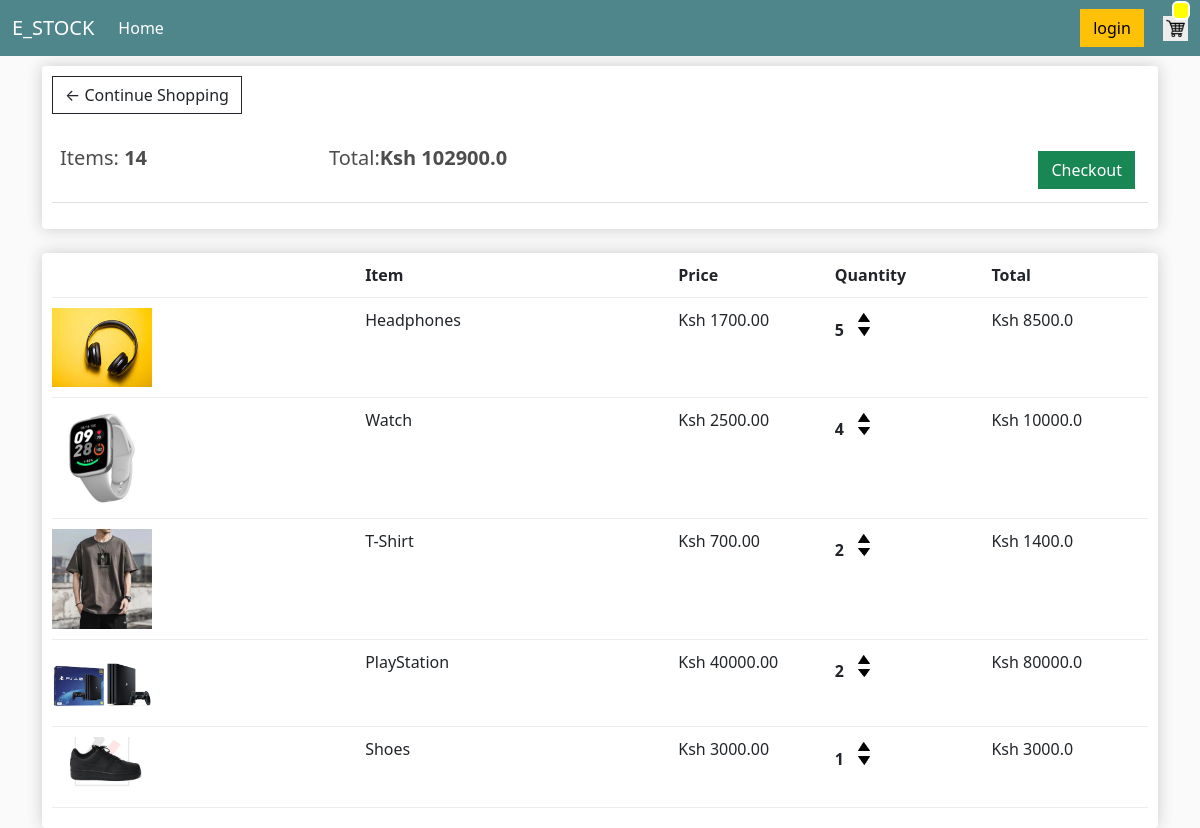
The app's page /cart/ (signed in) with its own data.
### store/models.py (models this page shows, shortened)
class Order(models.Model):
    customer = models.ForeignKey(
        Customer, on_delete=models.SET_NULL, null=True, blank=True
    )
    date_ordered = models.DateTimeField(auto_now_add=True)
    complete = models.BooleanField(default=False)
    transaction_id = models.CharField(max_length=100, null=True)
    @property
    def get_cart_total(self):
        orderitems = self.orderitem_set.all()
        total = sum([item.get_total for item in orderitems])
        return total
    @property
    def get_cart_items(self):
        orderitems = self.orderitem_set.all()
        total = sum([item.quantity for item in orderitems])
        return total

class OrderItem(models.Model):
    product = models.ForeignKey(Product, on_delete=models.SET_NULL, null=True)
    order = models.ForeignKey(Order, on_delete=models.SET_NULL, null=True)
    quantity = models.IntegerField(default=0, null=True, blank=True)
    date_added = models.DateTimeField(auto_now_add=True)
    @property
    def get_total(self):
        total = self.product.price * self.quantity
        return total

class Product(models.Model):
    name = models.CharField(max_length=200, null=True)
    price = models.FloatField()
    digital = models.BooleanField(default=False, null=True, blank=True)
    image = models.ImageField(null=True, blank=True)
    @property
    def imageURL(self):
        try:
            url = self.image.url
        except:
            url = ""
        return url

### store/views.py (the view)
# urls.py: path("cart/", views.cart, name="cart"),
def cart(request):
    if request.user.is_authenticated:
        customer = request.user.customer
        order, created = Order.objects.get_or_create(customer=customer, complete=False)
        items = order.orderitem_set.all()
    else:
        items = []
        order = {"get_cart_total": 0, "get_cart_items": 0}
    context = {"items": items, "order": order}
    return render(request, "store/cart.html", context)

### store/templates/store/cart.html
{% extends 'store/main.html' %}
{% load static %}
{% block content %}
	<div class="row">
		<div class="col-lg-12">
			<div class="box-element">
                <a  class="btn btn-outline-dark" href="{% url 'store' %}">&#x2190; Continue Shopping</a>
                <br>
				<br>
				<table class="table">
					<tr>
						<th><h5>Items: <strong>{{order.get_cart_items}}</strong></h5></th>
						<th><h5>Total:<strong>Ksh {{order.get_cart_total}}</strong></h5></th>
						<th>
							<a  style="float:right; margin:5px;" class="btn btn-success" href="{% url 'checkout' %}">Checkout</a>
						</th>
					</tr>
				</table>
			</div>
			<br>
			<div class="box-element">
                <div class="cart-row">
					<div style="flex:2"></div>
					<div style="flex:2"><strong>Item</strong></div>
					<div style="flex:1"><strong>Price</strong></div>
					<div style="flex:1"><strong>Quantity</strong></div>
					<div style="flex:1"><strong>Total</strong></div>
				</div>
				{% for item in items %}
				<div class="cart-row">
					<div style="flex:2"><img class="row-image" src="{{item.product.imageURL}}"></div>
					<div style="flex:2"><p>{{item.product.name}}</p></div>
					<div style="flex:1"><p>Ksh {{item.product.price|floatformat:2}}</p></div>
					<div style="flex:1">
						<p class="quantity">{{item.quantity}}</p>
						<div class="quantity">
							<img class="chg-quantity" src="{% static  'images/arrow-up.png' %}">
							<img class="chg-quantity" src="{% static  'images/arrow-down.png' %}">
						</div>
					</div>
					<div style="flex:1"><p>Ksh {{item.get_total}}</p></div>
				</div>
                {% endfor %}
			</div>
		</div>
	</div>
{% endblock %}

### static/css/main.css (style rules this page uses)
body { background-color: hsl(0, 0%, 98%); }
h1, h2, h3, h4, h5, h6 { color: hsl(0, 0%, 30%); }
.box-element { box-shadow: hsl(0, 0%, 80%) 0 0 16px; background-color: #fff; border-radius: 4px; padding: 10px; }
.col-lg-4, .col-lg-6, .col-lg-8, .col-lg-12 { margin-top: 10px; }
.btn { border-radius: 0; }
.row-image { width: 100px; }
.cart-row { display: flex; align-items: flex-stretch; padding-bottom: 10px; margin-bottom: 10px; border-bottom: 1px solid #ececec; }
.quantity { display: inline-block; font-weight: 700; padding-right: 10px; }
.chg-quantity { width: 12px; cursor: pointer; display: block; margin-top: 5px; transition: .1s; }

### records on screen
Order: get_cart_items "14", get_cart_total "102900.0"
OrderItem: product.imageURL (picture), product.name "Headphones", product.price "1700.00", quantity "5", get_total "8500.0"
OrderItem: product.imageURL (picture), product.name "Watch", product.price "2500.00", quantity "4", get_total "10000.0"
OrderItem: product.imageURL (picture), product.name "T-Shirt", product.price "700.00", quantity "2", get_total "1400.0"
OrderItem: product.imageURL (picture), product.name "PlayStation", product.price "40000.00", quantity "2", get_total "80000.0"
OrderItem: product.imageURL (picture), product.name "Shoes", product.price "3000.00", quantity "1", get_total "3000.0"
